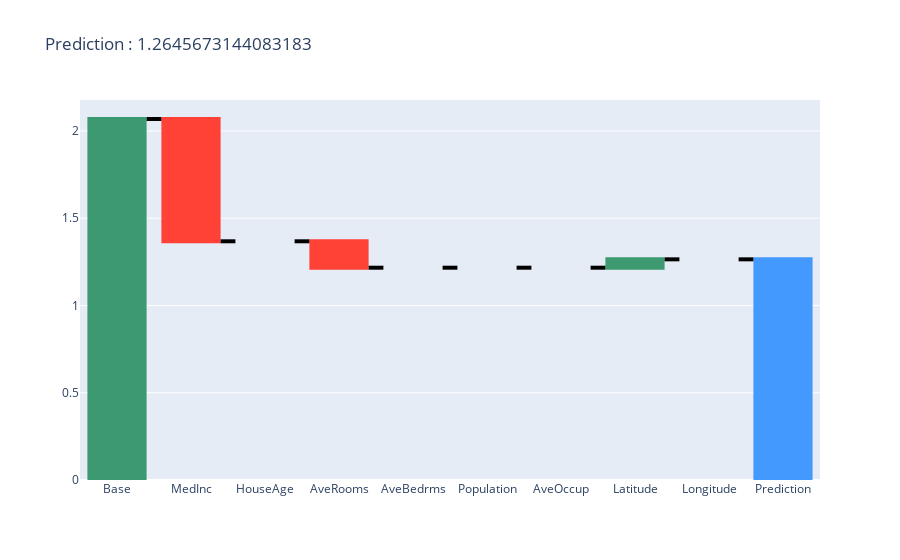

This figure's notebook cell:
### Code cell
import plotly.graph_objects as go

def create_waterfall_chart(contrib_df, prediction):
    #graphically show what each feature contributed to final prediction for this row
    fig = go.Figure(go.Waterfall(
        name = "Prediction", #orientation = "h", 
        measure = ["relative"] * (len(contrib_df)-1) + ["total"],
        x = contrib_df.index,
        y = contrib_df.Contributions,
        connector = {"mode":"between", "line":{"width":4, "color":"rgb(0, 0, 0)", "dash":"solid"}}
    ))

    fig.update_layout(title = "Prediction : %s"%prediction)

    return fig

create_waterfall_chart(contrib_df, contrib_df.loc["Prediction"][0])

### Figure 1 — Plotly figure (JSON) as saved in the notebook; plotly's stock layout.template omitted (floating-point values rounded to 4 significant figures)
{"data": [{"connector": {"line": {"color": "rgb(0, 0, 0)", "dash": "solid", "width": 4}, "mode": "between"}, "measure": ["relative", "relative", "relative", "relative", "relative", "relative", "relative", "relative", "relative", "total"], "name": "Prediction", "type": "waterfall", "x": ["Base", "MedInc", "HouseAge", "AveRooms", "AveBedrms", "Population", "AveOccup", "Latitude", "Longitude", "Prediction"], "y": [2.069, -0.7008, 0, -0.1514, 0, 0, 0, 0.048, 0, 1.265]}], "layout": {"autosize": true, "title": {"text": "Prediction : 1.2645673144083183"}, "xaxis": {"autorange": true, "range": [-0.5, 9.5], "type": "category"}, "yaxis": {"autorange": true, "range": [0, 2.178], "type": "linear"}}}
